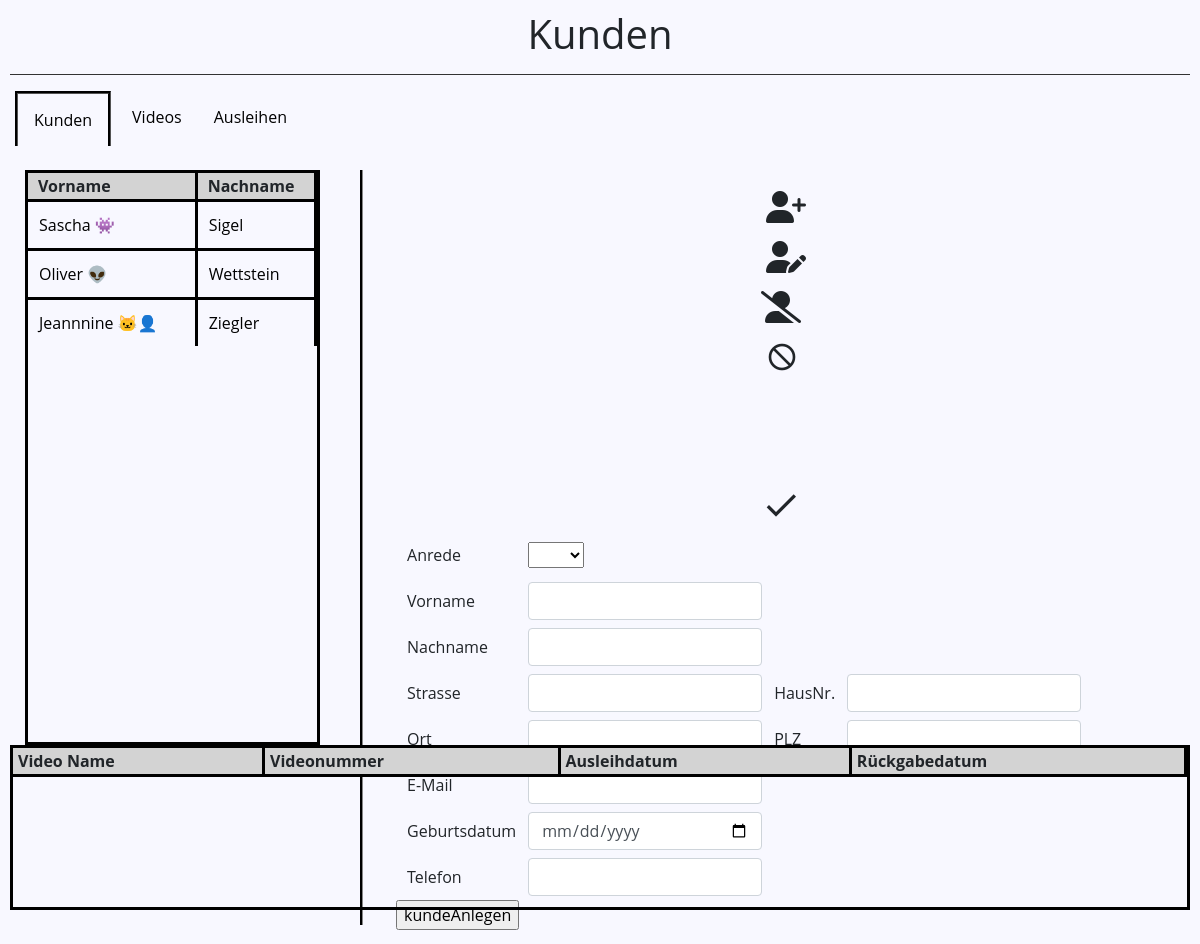
The page /index_videos.php on the database as committed earlier.
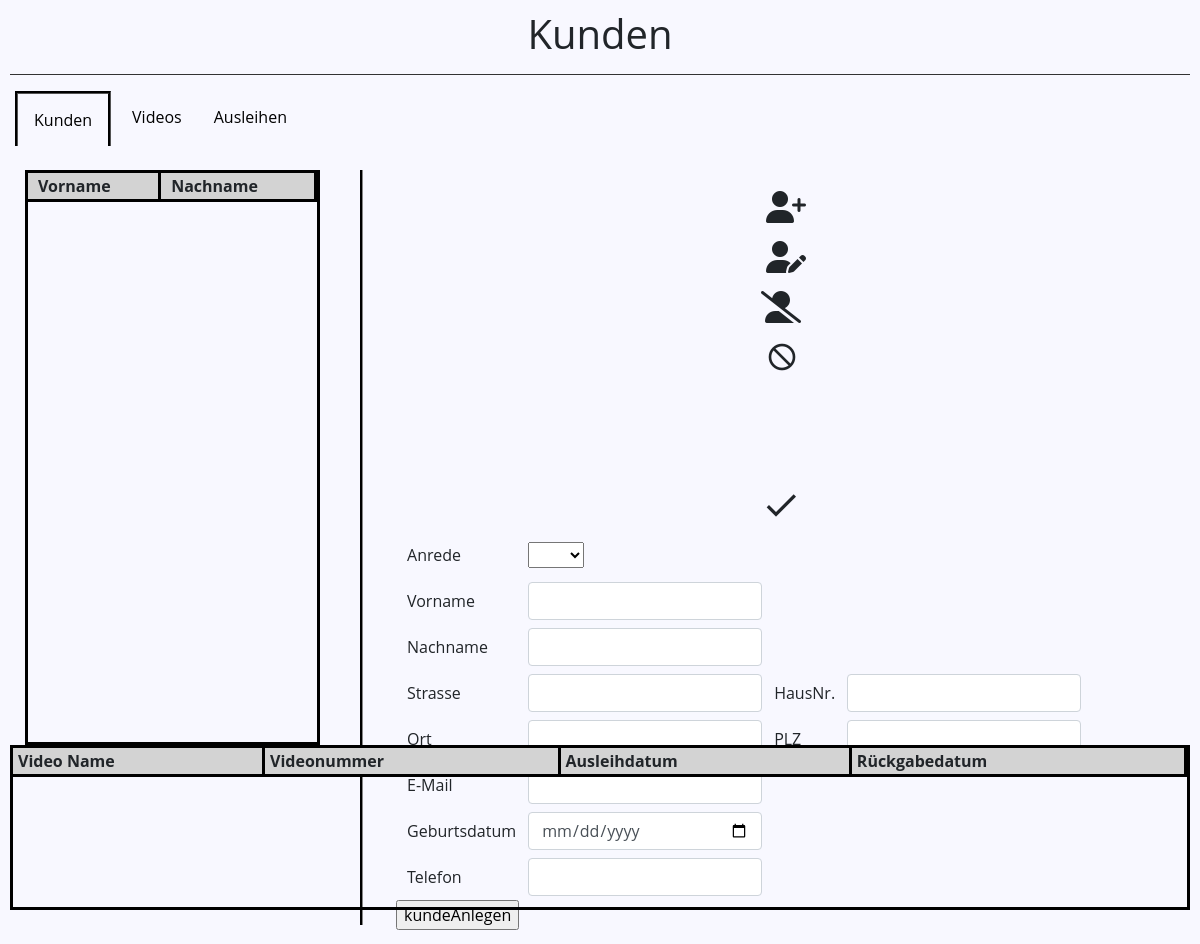
The same page on the database as committed later.
### tables this page shows
create table TKunden (
	KunNummer int unsigned primary key auto_increment,
    KunAnrede enum('Herr', 'Frau'),
    KunVorname varchar(40) not null,
    KunNachname varchar(40) not null,
    KunStrasse varchar(50) not null,
    KunHausnummer varchar(4) not null,
    KunEMail varchar(40) not null,
    KunGebDatum date not null,
    KunTelefon char(16) not null,
    OrtONRP int(5) not null
);

### index_videos.php (the view, shortened to what this page needs)
<?php
require_once "config.php";
if (isset($_GET['kunNummer'])) {
    $kunNummer = $_GET['kunNummer'];
    $sql = "SELECT * FROM TKunden where kunNummer=" . $kunNummer;
    $result = $link->query($sql);
    if ($result->num_rows > 0) {
        while ($row = $result->fetch_assoc()) {
            $kunAnrede = $row['KunAnrede'];
            $kunVorname = $row['KunVorname'];
            $kunNachname = $row['KunNachname'];
            $kunStrasse = $row['KunStrasse'];
            $kunGebDatum = $row['KunGebDatum'];
            $kunTelefon = $row['KunTelefon'];
            $ortONRP = $row['OrtONRP'];
        }
    }
} else {
    $kunVorname = "";
    $kunNachname = "";
    $kunStrasse = "";
    $kunGebDatum = "";
    $kunTelefon = "";
    $ortONRP = "";
}
?>
<!doctype html>
<html lang="de">
<head>
    <link rel="stylesheet" href="https://cdn.jsdelivr.net/npm/bootstrap@4.6.0/dist/css/bootstrap.min.css">
    <link href="css/bootstrap-custom.css" rel="stylesheet">
</head>
<body>
    <div class="container">
        <h1>Kunden</h1>
        <hr>
        <nav>
            <ul>
                <li><a class="active" href="index.php">Kunden</a></li>
                <li><a href="videos.php">Videos</a></li>
                <li><a href="ausleihen.php">Ausleihen</a></li>
            </ul>
        </nav>
        <br>
        <div class="datatable">
            <table>
                <thead>
                    <tr>
                        <th>Vorname</th>
                        <th>Nachname</th>
                    </tr>
                </thead>
                <tbody>
                    <?php
                    $sql = "SELECT * FROM TKunden";
                    $result = $link->query($sql);
                    if ($result->num_rows > 0) {
                        while ($row = $result->fetch_assoc()) {
                            echo "  <tr>
                                        <td><a href='" . $_SERVER['PHP_SELF'] . '?kunNummer=' . $row['KunNummer'] . "'>" . $row['KunVorname'] . "</a></td>
                                        <td><a href='" . $_SERVER['PHP_SELF'] . '?kunNummer=' . $row['KunNummer'] . "'>" . $row['KunNachname'] . "</a></td>
                                    </tr>";
                        }
                    }
                    ?>
                </tbody>
            </table>
        </div>
        <div class="vl"></div>
        <div class="icon">
            <table>
                <tr>
                    <td>
                        <br>
                        <div onclick="addUser()">
                            <i class="fa-solid fa-user-plus fa-2xl" style="margin: 5px;"></i>
                        </div>
                    </td>
                </tr>
                <tr>
                    <td>
                        <div onclick="editUser()">
                            <br>
                            <i class="fa-solid fa-user-pen fa-2xl" style="margin: 5px;"></i></i>
                        </div>
                    </td>
                </tr>
                <tr>
                    <td>
                        <div onclick="deleteUser()">
                            <br>
                            <i class="fa-solid fa-user-large-slash fa-2xl"></i>
                        </div>
                    </td>
                </tr>
                <tr>
                    <td>
                        <div onclick="dismiss()">
                            <i class="material-icons" style="font-size:32px; margin-top: 20px; margin-left: 5px;">not_interested</i>
                        </div>
                    </td>
                </tr>
                <tr>
                    <td>
                        <div onclick="done()">
                            <br>
                            <i class="material-icons" style="font-size:40px; margin-top: 80px;">done</i>
                        </div>
                    </td>
                </tr>
            </table>
        </div>
        <div class="kunde">
            <form action="index.php" method="post">
                <table>
                    <tr>
                        <td>
                            <label for="anrede">Anrede</label>
                        </td>
                        <td>
                            <select name="anrede" id="anrede" required>
                                <option value=""></option>
                                <option value="Frau">Frau</option>
                            </select>
                        </td>
                    </tr>
                    <tr>
                        <td>
                            <label for="vn">Vorname</label>
                        </td>
                        <td>
                            <input type="text" class="form-control" id="vn" name="vn" value="<?php echo $kunVorname ?>" required>
                        </td>
                    </tr>
                    <tr>
                        <td>
                            <label for="nn">Nachname</label>
                        </td>
                        <td>
                            <input type="text" class="form-control" id="nn" name="nn" value="<?php echo $kunNachname ?>" required>
                        </td>
                    </tr>
                    <tr>
                        <td>
                            <label for="str">Strasse</label>
                        </td>
                        <td>
                            <input type="text" class="form-control" id="str" name="str" value="<?php echo $kunStrasse ?>" required>
                        </td>
                        <td>
                            <label for="nr">HausNr.</label>
                        </td>
                        <td>
                            <input type="text" class="form-control" id="nr" name="nr" value="<?php echo "" ?>" required>
                        </td>
                    </tr>
                    <tr>
                        <td>
                            <label for="ort">Ort</label>
                        </td>
                        <td>
                            <input type="text" class="form-control" id="ort" name="ort" value="<?php echo $ortONRP ?>" required>
                        </td>
                        <td>
                            <label for="plz">PLZ</label>
                        </td>
                        <td>
                            <input type="number" class="form-control" id="plz" name="plz" value="<?php echo $ortONRP ?>" required>
                        </td>
                    </tr>
                    <tr>
                        <td>
                            <label for="eM">E-Mail</label>
                        </td>
                        <td>
                            <input type="email" class="form-control" id="eM" name="eM" value="<?php echo "" ?>" required>
                        </td>
                    </tr>
                    <tr>
                        <td>
                            <label for="datum">Geburtsdatum</label>
                        </td>
                        <td>
                            <input type="date" class="form-control" id="datum" name="datum" value="<?php echo $kunGebDatum ?>" required>
                        </td>
                    </tr>
                    <tr>
                        <td>
                            <label for="tele">Telefon</label>
                        </td>
                        <td>
                            <input type="phone" class="form-control" id="tele" name="tele" value="<?php echo $kunTelefon ?>" required>
                        </td>
                    </tr>
                </table>
                <input type="submit" name="kundeAnlegen" value="kundeAnlegen">
            </form>
        </div>
        <div class="videos">
            <table>
                <thead>
                    <tr>
                        <th>Video Name</th>
                        <th>Videonummer</th>
                        <th>Ausleihdatum</th>
                        <th>Rückgabedatum</th>
                    </tr>
                </thead>
            </table>
        </div>
        <br>
    </div>
</body>
</html>

Rows that differ between the two databases and show on the page:
removed tkunden: KunVorname "Sascha 👾", KunNachname "Sigel"
removed tkunden: KunVorname "Oliver 👽", KunNachname "Wettstein"
removed tkunden: KunVorname "Jeannnine 🐱‍👤", KunNachname "Ziegler"
